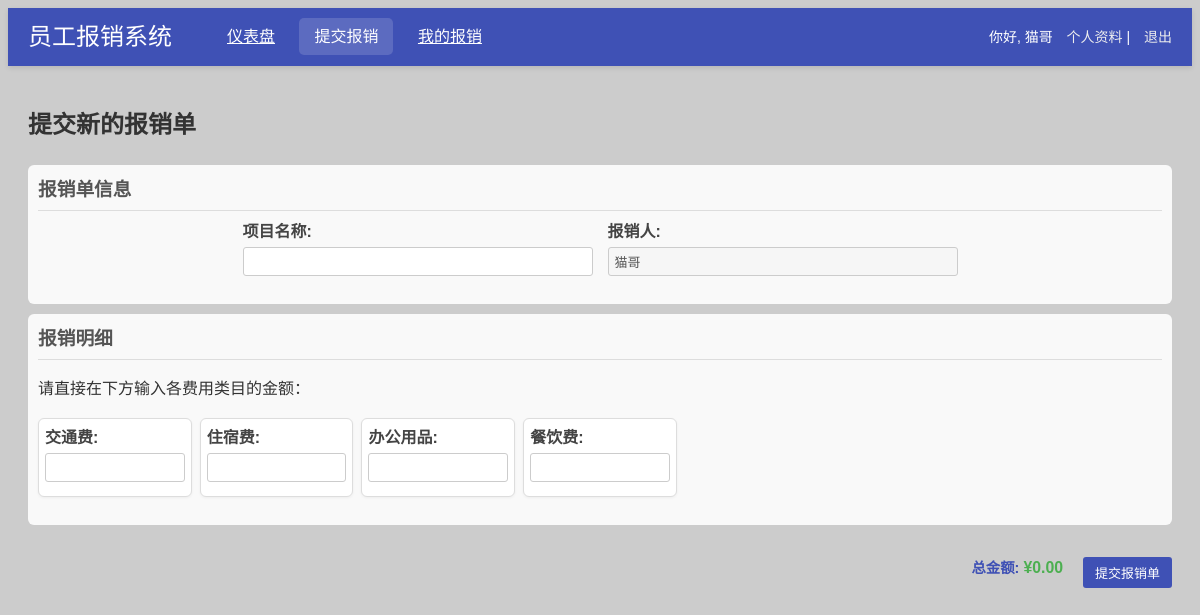
The page /backend/user/submit_expense.php (signed in) on the database its author committed.
### tables this page shows
CREATE TABLE `expense_categories` (
  `category_id` int(11) NOT NULL AUTO_INCREMENT,
  `category_name` varchar(100) NOT NULL COMMENT '费用类别名称',
  `created_at` timestamp NOT NULL DEFAULT CURRENT_TIMESTAMP,
  PRIMARY KEY (`category_id`)
);

### backend/user/submit_expense.php (the view, shortened to what this page needs)
<?php
require_once '../includes/db_connect.php';
$nickname = $_SESSION['nickname'] ?? '用户';
$categories_result = $conn->query("SELECT * FROM expense_categories ORDER BY category_name ASC");
$categories = [];
while ($row = $categories_result->fetch_assoc()) {
    $categories[] = $row;
}
?>
<!DOCTYPE html>
<html lang="zh-CN">
<head>
    <link rel="stylesheet" href="../../public/user/css/style.css">
    <link rel="stylesheet" href="../../public/user/css/dashboard.css">
    <link rel="stylesheet" href="../../public/user/css/forms.css">
</head>
<body>
    <header class="main-header">
        <div class="header-content">
            <h1>员工报销系统</h1>
            <nav>
                <a href="dashboard.php">仪表盘</a>
                <a href="submit_expense.php" class="active">提交报销</a>
                <a href="my_expenses.php">我的报销</a>
            </nav>
            <div class="user-info">
                <span>你好, <?php echo htmlspecialchars($nickname); ?></span>
                <a href="profile.php">个人资料</a> |
                <a href="logout.php">退出</a>
            </div>
        </div>
    </header>
    <div class="main-container">
        <h2>提交新的报销单</h2>
        <form id="expense-form" action="submit_expense.php" method="POST">
            <div class="form-section">
                <h3>报销单信息</h3>
                <div class="form-row-flex">
                    <div class="form-group flex-item">
                        <label for="project_name">项目名称:</label>
                        <input type="text" id="project_name" name="project_name" required>
                    </div>
                    <div class="form-group flex-item">
                        <label for="submitter">报销人:</label>
                        <input type="text" id="submitter" name="submitter" value="<?php echo htmlspecialchars($nickname); ?>" disabled>
                    </div>
                </div>
            </div>
            <div class="form-section">
                <h3>报销明细</h3>
                <p>请直接在下方输入各费用类目的金额：</p>
                <div id="expense-items-container" class="item-grid">
                    <?php foreach ($categories as $category): ?>
                        <div class="expense-item form-section">
                            <div class="form-group">
                                <label><?php echo htmlspecialchars($category['category_name']); ?>:</label>
                                <input type="number"
                                       class="amount-input"
                                       data-category-id="<?php echo htmlspecialchars($category['category_id']); ?>"
                                       min="0"
                                       step="0.01">
                            </div>
                        </div>
                    <?php endforeach; ?>
                </div>
            </div>
            <div class="form-actions-flex">
                <div class="total-amount">
                    <p>总金额: <span id="total-amount-display">¥0.00</span></p>
                </div>
                <div class="form-actions">
                    <button type="submit" class="btn btn-primary">提交报销单</button>
                </div>
            </div>
        </form>
    </div>
</body>
</html>

### public/user/css/style.css (style rules this page uses)
.main-header { background-color: #3f51b5; color: #fff; padding: 15px 20px; box-shadow: 0 2px 4px rgba(0,0,0,0.1); display: flex; justify-content: space-between; align-items: center; }
.header-content { display: flex; align-items: center; width: 100%; }
.header-content h1 { margin: 0; font-size: 20px; font-weight: 500; }
.header-content nav { margin-left: 40px; }
.header-content nav a { color: #eee; margin-right: 20px; padding: 8px 10px; border-radius: 4px; transition: background-color 0.3s ease; }
.header-content .user-info { margin-left: auto; font-size: 14px; }
.header-content .user-info a { color: #eee; margin-left: 10px; transition: color 0.3s ease; }

### public/user/css/dashboard.css (style rules this page uses)
.main-header { background-color: #3f51b5; color: #fff; padding: 10px 20px; display: flex; justify-content: space-between; align-items: center; box-shadow: 0 2px 5px rgba(0,0,0,0.1); }
.main-header h1 { margin: 0; font-size: 24px; }
.main-header nav a { color: #fff; padding: 10px 15px; margin-right: 5px; border-radius: 5px; transition: background-color 0.3s; }
.main-header nav a:hover, .main-header nav a.active { background-color: #5c6bc0; text-decoration: none; }
.user-info { font-size: 14px; }
.user-info a { color: #ffeb3b; text-decoration: none; }
.main-container { padding: 20px; }

### public/user/css/forms.css (style rules this page uses)
body { background-image: url('https://placehold.co/1920x1080/EFEFEF/969696?text=Background+Image'); background-size: cover; background-position: center; background-repeat: no-repeat; background-attachment: fixed; font-family: Arial, sans-serif; line-height: 1.6; color: #333; }
.form-section { background-color: #f9f9f9; padding: 10px; border-radius: 6px; margin-bottom: 10px; }
.form-section h3 { margin-top: 0; margin-bottom: 8px; color: #555; border-bottom: 1px solid #ddd; padding-bottom: 5px; }
.form-group { margin-bottom: 8px; }
.form-group label { display: block; margin-bottom: 3px; font-weight: bold; color: #444; }
.form-group input[type="text"], .form-group input[type="email"], .form-group input[type="password"], .form-group input[type="number"], .form-group select, .form-group textarea { width: 100%; padding: 6px; border: 1px solid #ccc; border-radius: 3px; box-sizing: border-box; font-size: 13px; transition: border-color 0.3s; }
.form-actions { text-align: right; margin-top: 10px; }
.btn { padding: 6px 12px; border: none; border-radius: 3px; font-size: 13px; cursor: pointer; transition: background-color 0.3s, transform 0.2s; }
.btn-primary { background-color: #3f51b5; color: white; }
.form-actions-flex { display: flex; justify-content: flex-end; align-items: center; gap: 20px; margin-top: 15px; }
.item-grid { display: grid; grid-template-columns: repeat(auto-fill, minmax(150px, 1fr)); gap: 8px; margin-bottom: 8px; }
.expense-item { background-color: #fff; border: 1px solid #ddd; padding: 6px; border-radius: 6px; box-shadow: 0 1px 3px rgba(0,0,0,0.05); transition: transform 0.2s, box-shadow 0.2s; }
.form-row-flex { display: flex; justify-content: center; gap: 15px; align-items: center; margin-bottom: 10px; }
.flex-item { flex: 1; max-width: 350px; min-width: 200px; }
.total-amount { text-align: right; font-size: 0.9em; font-weight: bold; color: #3f51b5; margin: 0; padding: 0; }
.total-amount #total-amount-display { font-size: 1.1em; color: #4CAF50; }

### rows shown on the page
expense_categories: category_name "交通费"
expense_categories: category_name "住宿费"
expense_categories: category_name "办公用品"
expense_categories: category_name "餐饮费"

### other values the page prints
$nickname "猫哥"
